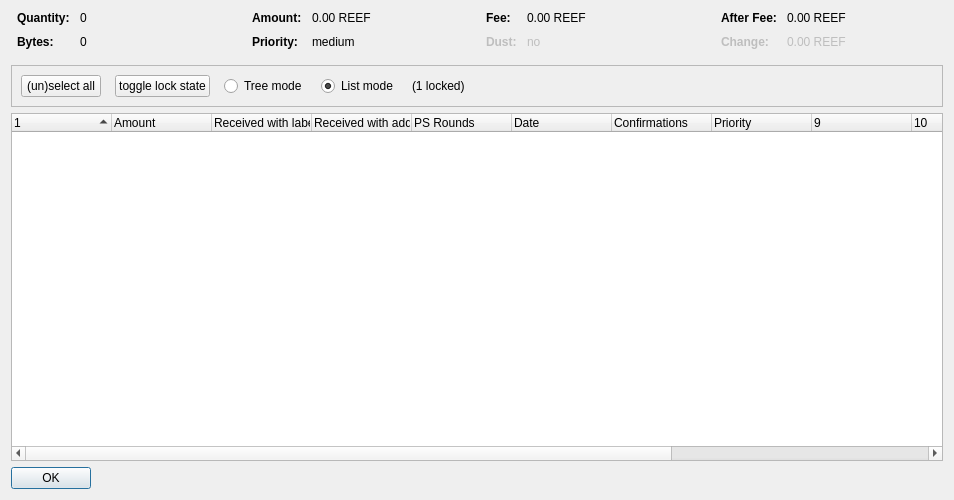
<?xml version="1.0" encoding="UTF-8"?>
<ui version="4.0">
 <class>CoinControlDialog</class>
 <widget class="QDialog" name="CoinControlDialog">
  <property name="geometry">
   <rect>
    <x>0</x>
    <y>0</y>
    <width>954</width>
    <height>500</height>
   </rect>
  </property>
  <property name="windowTitle">
   <string>Coin Selection</string>
  </property>
  <layout class="QVBoxLayout" name="verticalLayout">
   <item>
    <layout class="QHBoxLayout" name="horizontalLayoutTop" stretch="0,0,0,0">
     <property name="topMargin">
      <number>0</number>
     </property>
     <property name="bottomMargin">
      <number>10</number>
     </property>
     <item>
      <layout class="QFormLayout" name="formLayoutCoinControl1">
       <property name="horizontalSpacing">
        <number>10</number>
       </property>
       <property name="verticalSpacing">
        <number>10</number>
       </property>
       <property name="leftMargin">
        <number>6</number>
       </property>
       <property name="rightMargin">
        <number>6</number>
       </property>
       <item row="0" column="0">
        <widget class="QLabel" name="labelCoinControlQuantityText">
         <property name="font">
          <font>
           <weight>75</weight>
           <bold>true</bold>
          </font>
         </property>
         <property name="text">
          <string>Quantity:</string>
         </property>
        </widget>
       </item>
       <item row="0" column="1">
        <widget class="QLabel" name="labelCoinControlQuantity">
         <property name="cursor">
          <cursorShape>IBeamCursor</cursorShape>
         </property>
         <property name="contextMenuPolicy">
          <enum>Qt::ActionsContextMenu</enum>
         </property>
         <property name="text">
          <string notr="true">0</string>
         </property>
         <property name="textInteractionFlags">
          <set>Qt::LinksAccessibleByMouse|Qt::TextSelectableByKeyboard|Qt::TextSelectableByMouse</set>
         </property>
        </widget>
       </item>
       <item row="1" column="0">
        <widget class="QLabel" name="labelCoinControlBytesText">
         <property name="font">
          <font>
           <weight>75</weight>
           <bold>true</bold>
          </font>
         </property>
         <property name="text">
          <string>Bytes:</string>
         </property>
        </widget>
       </item>
       <item row="1" column="1">
        <widget class="QLabel" name="labelCoinControlBytes">
         <property name="cursor">
          <cursorShape>IBeamCursor</cursorShape>
         </property>
         <property name="contextMenuPolicy">
          <enum>Qt::ActionsContextMenu</enum>
         </property>
         <property name="text">
          <string notr="true">0</string>
         </property>
         <property name="textInteractionFlags">
          <set>Qt::LinksAccessibleByMouse|Qt::TextSelectableByKeyboard|Qt::TextSelectableByMouse</set>
         </property>
        </widget>
       </item>
      </layout>
     </item>
     <item>
      <layout class="QFormLayout" name="formLayoutCoinControl2">
       <property name="horizontalSpacing">
        <number>10</number>
       </property>
       <property name="verticalSpacing">
        <number>10</number>
       </property>
       <property name="leftMargin">
        <number>6</number>
       </property>
       <property name="rightMargin">
        <number>6</number>
       </property>
       <item row="0" column="0">
        <widget class="QLabel" name="labelCoinControlAmountText">
         <property name="font">
          <font>
           <weight>75</weight>
           <bold>true</bold>
          </font>
         </property>
         <property name="text">
          <string>Amount:</string>
         </property>
        </widget>
       </item>
       <item row="0" column="1">
        <widget class="QLabel" name="labelCoinControlAmount">
         <property name="cursor">
          <cursorShape>IBeamCursor</cursorShape>
         </property>
         <property name="contextMenuPolicy">
          <enum>Qt::ActionsContextMenu</enum>
         </property>
         <property name="text">
          <string notr="true">0.00 REEF</string>
         </property>
         <property name="textInteractionFlags">
          <set>Qt::LinksAccessibleByMouse|Qt::TextSelectableByKeyboard|Qt::TextSelectableByMouse</set>
         </property>
        </widget>
       </item>
       <item row="1" column="0">
        <widget class="QLabel" name="labelCoinControlPriorityText">
         <property name="font">
          <font>
           <weight>75</weight>
           <bold>true</bold>
          </font>
         </property>
         <property name="text">
          <string>Priority:</string>
         </property>
        </widget>
       </item>
       <item row="1" column="1">
        <widget class="QLabel" name="labelCoinControlPriority">
         <property name="cursor">
          <cursorShape>IBeamCursor</cursorShape>
         </property>
         <property name="contextMenuPolicy">
          <enum>Qt::ActionsContextMenu</enum>
         </property>
         <property name="text">
          <string>medium</string>
         </property>
         <property name="textInteractionFlags">
          <set>Qt::LinksAccessibleByMouse|Qt::TextSelectableByKeyboard|Qt::TextSelectableByMouse</set>
         </property>
        </widget>
       </item>
      </layout>
     </item>
     <item>
      <layout class="QFormLayout" name="formLayoutCoinControl3">
       <property name="horizontalSpacing">
        <number>10</number>
       </property>
       <property name="verticalSpacing">
        <number>10</number>
       </property>
       <property name="leftMargin">
        <number>6</number>
       </property>
       <property name="rightMargin">
        <number>6</number>
       </property>
       <item row="0" column="0">
        <widget class="QLabel" name="labelCoinControlFeeText">
         <property name="font">
          <font>
           <weight>75</weight>
           <bold>true</bold>
          </font>
         </property>
         <property name="text">
          <string>Fee:</string>
         </property>
        </widget>
       </item>
       <item row="0" column="1">
        <widget class="QLabel" name="labelCoinControlFee">
         <property name="cursor">
          <cursorShape>IBeamCursor</cursorShape>
         </property>
         <property name="contextMenuPolicy">
          <enum>Qt::ActionsContextMenu</enum>
         </property>
         <property name="text">
          <string notr="true">0.00 REEF</string>
         </property>
         <property name="textInteractionFlags">
          <set>Qt::LinksAccessibleByMouse|Qt::TextSelectableByKeyboard|Qt::TextSelectableByMouse</set>
         </property>
        </widget>
       </item>
       <item row="1" column="0">
        <widget class="QLabel" name="labelCoinControlLowOutputText">
         <property name="enabled">
          <bool>false</bool>
         </property>
         <property name="font">
          <font>
           <weight>75</weight>
           <bold>true</bold>
          </font>
         </property>
         <property name="text">
          <string>Dust:</string>
         </property>
        </widget>
       </item>
       <item row="1" column="1">
        <widget class="QLabel" name="labelCoinControlLowOutput">
         <property name="enabled">
          <bool>false</bool>
         </property>
         <property name="cursor">
          <cursorShape>IBeamCursor</cursorShape>
         </property>
         <property name="contextMenuPolicy">
          <enum>Qt::ActionsContextMenu</enum>
         </property>
         <property name="text">
          <string>no</string>
         </property>
         <property name="textInteractionFlags">
          <set>Qt::LinksAccessibleByMouse|Qt::TextSelectableByKeyboard|Qt::TextSelectableByMouse</set>
         </property>
        </widget>
       </item>
      </layout>
     </item>
     <item>
      <layout class="QFormLayout" name="formLayoutCoinControl4">
       <property name="horizontalSpacing">
        <number>10</number>
       </property>
       <property name="verticalSpacing">
        <number>10</number>
       </property>
       <property name="leftMargin">
        <number>6</number>
       </property>
       <property name="rightMargin">
        <number>6</number>
       </property>
       <item row="0" column="0">
        <widget class="QLabel" name="labelCoinControlAfterFeeText">
         <property name="font">
          <font>
           <weight>75</weight>
           <bold>true</bold>
          </font>
         </property>
         <property name="text">
          <string>After Fee:</string>
         </property>
        </widget>
       </item>
       <item row="0" column="1">
        <widget class="QLabel" name="labelCoinControlAfterFee">
         <property name="cursor">
          <cursorShape>IBeamCursor</cursorShape>
         </property>
         <property name="contextMenuPolicy">
          <enum>Qt::ActionsContextMenu</enum>
         </property>
         <property name="text">
          <string notr="true">0.00 REEF</string>
         </property>
         <property name="textInteractionFlags">
          <set>Qt::LinksAccessibleByMouse|Qt::TextSelectableByKeyboard|Qt::TextSelectableByMouse</set>
         </property>
        </widget>
       </item>
       <item row="1" column="0">
        <widget class="QLabel" name="labelCoinControlChangeText">
         <property name="enabled">
          <bool>false</bool>
         </property>
         <property name="font">
          <font>
           <weight>75</weight>
           <bold>true</bold>
          </font>
         </property>
         <property name="text">
          <string>Change:</string>
         </property>
        </widget>
       </item>
       <item row="1" column="1">
        <widget class="QLabel" name="labelCoinControlChange">
         <property name="enabled">
          <bool>false</bool>
         </property>
         <property name="cursor">
          <cursorShape>IBeamCursor</cursorShape>
         </property>
         <property name="contextMenuPolicy">
          <enum>Qt::ActionsContextMenu</enum>
         </property>
         <property name="text">
          <string notr="true">0.00 REEF</string>
         </property>
         <property name="textInteractionFlags">
          <set>Qt::LinksAccessibleByMouse|Qt::TextSelectableByKeyboard|Qt::TextSelectableByMouse</set>
         </property>
        </widget>
       </item>
      </layout>
     </item>
    </layout>
   </item>
   <item>
    <widget class="QFrame" name="frame">
     <property name="minimumSize">
      <size>
       <width>0</width>
       <height>40</height>
      </size>
     </property>
     <property name="frameShape">
      <enum>QFrame::StyledPanel</enum>
     </property>
     <property name="frameShadow">
      <enum>QFrame::Sunken</enum>
     </property>
     <layout class="QHBoxLayout" name="horizontalLayout">
      <item>
       <layout class="QHBoxLayout" name="horizontalLayoutPanel" stretch="0,0,0,0,0,0">
        <property name="spacing">
         <number>14</number>
        </property>
        <item>
         <widget class="QPushButton" name="pushButtonSelectAll">
          <property name="sizePolicy">
           <sizepolicy hsizetype="Maximum" vsizetype="Fixed">
            <horstretch>0</horstretch>
            <verstretch>0</verstretch>
           </sizepolicy>
          </property>
          <property name="text">
           <string>(un)select all</string>
          </property>
          <property name="autoDefault">
           <bool>false</bool>
          </property>
         </widget>
        </item>
        <item>
         <widget class="QPushButton" name="pushButtonToggleLock">
          <property name="sizePolicy">
           <sizepolicy hsizetype="Maximum" vsizetype="Fixed">
            <horstretch>0</horstretch>
            <verstretch>0</verstretch>
           </sizepolicy>
          </property>
          <property name="text">
           <string>toggle lock state</string>
          </property>
          <property name="autoDefault">
           <bool>false</bool>
          </property>
         </widget>
        </item>
        <item>
         <widget class="QRadioButton" name="radioTreeMode">
          <property name="sizePolicy">
           <sizepolicy hsizetype="Maximum" vsizetype="Fixed">
            <horstretch>0</horstretch>
            <verstretch>0</verstretch>
           </sizepolicy>
          </property>
          <property name="text">
           <string>Tree mode</string>
          </property>
         </widget>
        </item>
        <item>
         <widget class="QRadioButton" name="radioListMode">
          <property name="sizePolicy">
           <sizepolicy hsizetype="Maximum" vsizetype="Fixed">
            <horstretch>0</horstretch>
            <verstretch>0</verstretch>
           </sizepolicy>
          </property>
          <property name="text">
           <string>List mode</string>
          </property>
          <property name="checked">
           <bool>true</bool>
          </property>
         </widget>
        </item>
        <item>
         <widget class="QLabel" name="labelLocked">
          <property name="text">
           <string>(1 locked)</string>
          </property>
         </widget>
        </item>
        <item>
         <spacer name="horizontalSpacer">
          <property name="orientation">
           <enum>Qt::Horizontal</enum>
          </property>
          <property name="sizeHint" stdset="0">
           <size>
            <width>40</width>
            <height>20</height>
           </size>
          </property>
         </spacer>
        </item>
       </layout>
      </item>
     </layout>
    </widget>
   </item>
   <item>
    <widget class="CoinControlTreeWidget" name="treeWidget">
     <property name="contextMenuPolicy">
      <enum>Qt::CustomContextMenu</enum>
     </property>
     <property name="sortingEnabled">
      <bool>false</bool>
     </property>
     <property name="columnCount">
      <number>13</number>
     </property>
     <attribute name="headerShowSortIndicator" stdset="0">
      <bool>true</bool>
     </attribute>
     <attribute name="headerStretchLastSection">
      <bool>false</bool>
     </attribute>
     <column>
      <property name="text">
       <string/>
      </property>
     </column>
     <column>
      <property name="text">
       <string>Amount</string>
      </property>
     </column>
     <column>
      <property name="text">
       <string>Received with label</string>
      </property>
     </column>
     <column>
      <property name="text">
       <string>Received with address</string>
      </property>
     </column>
     <column>
      <property name="text">
       <string>PS Rounds</string>
      </property>
     </column>
     <column>
      <property name="text">
       <string>Date</string>
      </property>
     </column>
     <column>
      <property name="text">
       <string>Confirmations</string>
      </property>
      <property name="toolTip">
       <string>Confirmed</string>
      </property>
     </column>
     <column>
      <property name="text">
       <string>Priority</string>
      </property>
     </column>
     <column>
      <property name="text">
       <string/>
      </property>
     </column>
     <column>
      <property name="text">
       <string/>
      </property>
     </column>
     <column>
      <property name="text">
       <string/>
      </property>
     </column>
     <column>
      <property name="text">
       <string/>
      </property>
     </column>
     <column>
      <property name="text">
       <string/>
      </property>
     </column>
    </widget>
   </item>
   <item>
    <widget class="QDialogButtonBox" name="buttonBox">
     <property name="sizePolicy">
      <sizepolicy hsizetype="Maximum" vsizetype="Fixed">
       <horstretch>0</horstretch>
       <verstretch>0</verstretch>
      </sizepolicy>
     </property>
     <property name="orientation">
      <enum>Qt::Horizontal</enum>
     </property>
     <property name="standardButtons">
      <set>QDialogButtonBox::Ok</set>
     </property>
    </widget>
   </item>
  </layout>
 </widget>
 <customwidgets>
  <customwidget>
   <class>CoinControlTreeWidget</class>
   <extends>QTreeWidget</extends>
   <header>coincontroltreewidget.h</header>
  </customwidget>
 </customwidgets>
 <resources/>
 <connections/>
</ui>
